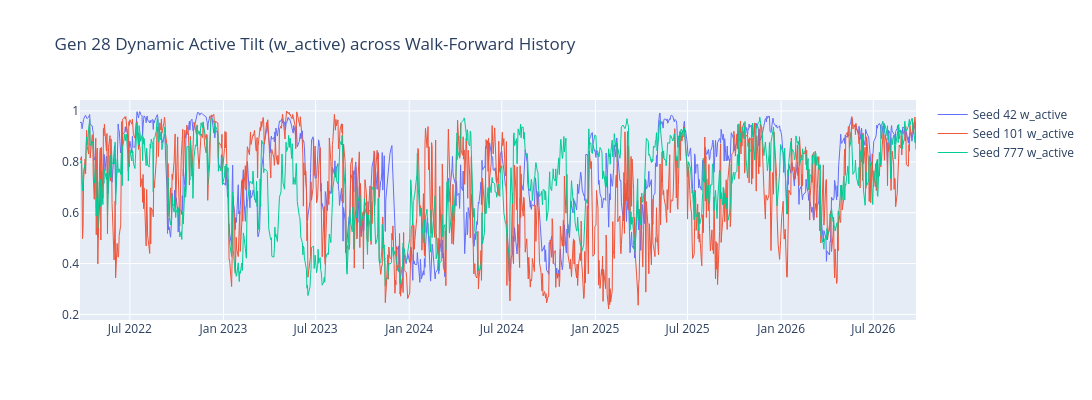

Notebook code cell kept with this figure:
### Code cell
# Available if evaluating constituent continuous blotters with column 'weight_active':
fig_tilt = go.Figure()
for s in SEEDS:
    df_s = constituent_blotters[s]
    if "weight_active" in df_s.columns:
        fig_tilt.add_trace(
            go.Scatter(
                x=df_s["date"],
                y=df_s["weight_active"],
                mode="lines",
                name=f"Seed {s} w_active",
                line=dict(width=1),
            )
        )
fig_tilt.update_layout(
    height=400,
    width=1280,
    title=f"Gen {GEN} Dynamic Active Tilt (w_active) across Walk-Forward History",
)
fig_tilt.show()

### Figure 1 — Plotly figure (JSON) as saved in the notebook; plotly's stock layout.template omitted (floating-point values rounded to 4 significant figures; data arrays with more than 128 entries replaced by an {"elided": "..."} marker saying what was removed)
{"data": [{"line": {"width": 1}, "mode": "lines", "name": "Seed 42 w_active", "type": "scatter", "x": {"elided": "1120 str values"}, "y": {"elided": "1120 float values"}}, {"line": {"width": 1}, "mode": "lines", "name": "Seed 101 w_active", "type": "scatter", "x": {"elided": "1120 str values"}, "y": {"elided": "1120 float values"}}, {"line": {"width": 1}, "mode": "lines", "name": "Seed 777 w_active", "type": "scatter", "x": {"elided": "1120 str values"}, "y": {"elided": "1120 float values"}}], "layout": {"height": 400, "title": {"text": "Gen 28 Dynamic Active Tilt (w_active) across Walk-Forward History"}, "width": 1280}}
